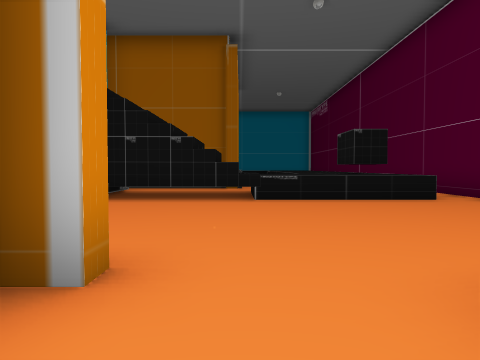
[1] (above)

24 first-person views from a walk through a Unity game level. The camera is 1.5 m above the floor, tilts 2° down and sees 70° across. The floor is counted in squares, 2.4 m on a side. Each view is taken from the middle of a square. On the plan, view 1 faces up. The plan holds only what a view shows up to about 10 squares ahead; the rest is blank. The place goes on beyond the plan. The player is left out. Some animated figures are left out. Some surface patterns are stand-ins.

[2]
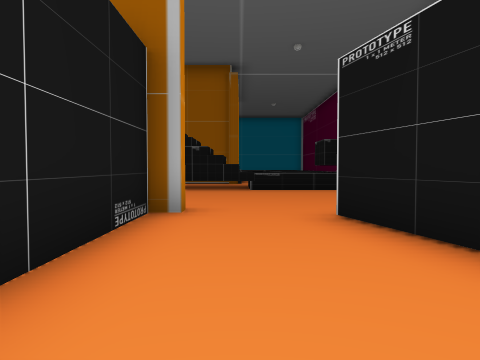

[3]
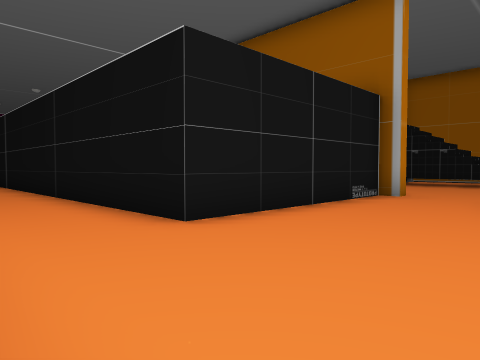

[4]
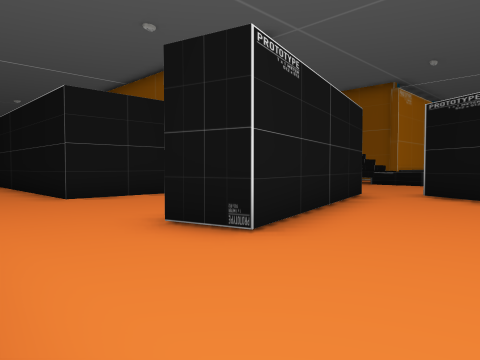

[5]
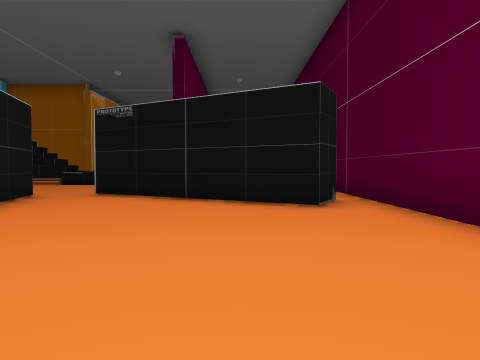

[6]
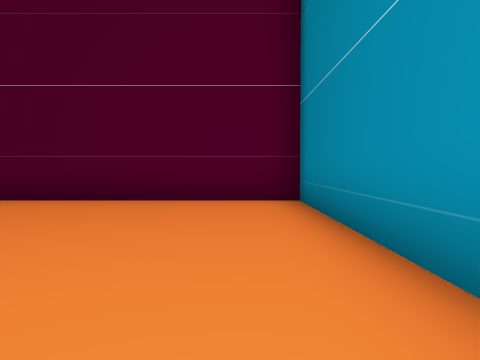

[7]
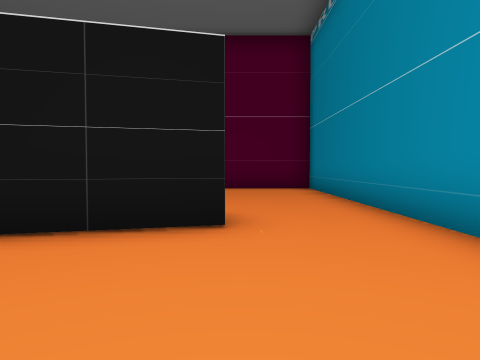

[8]
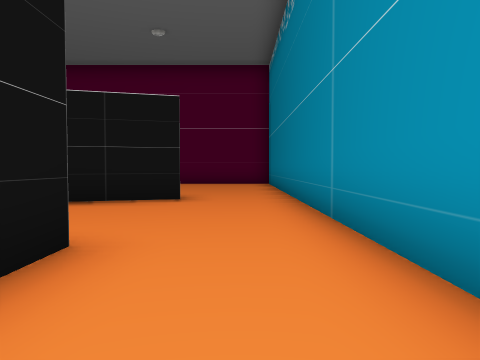

[9]
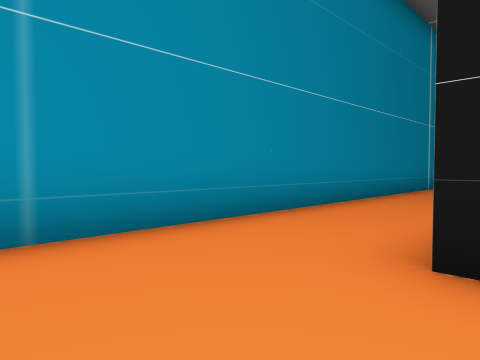

[10]
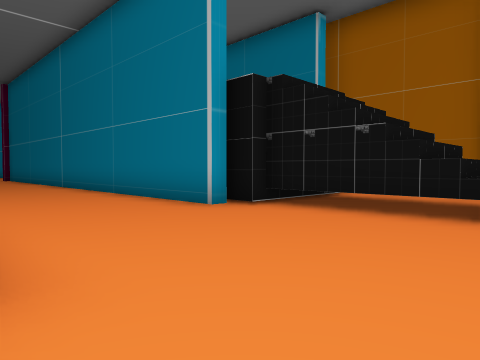

[11]
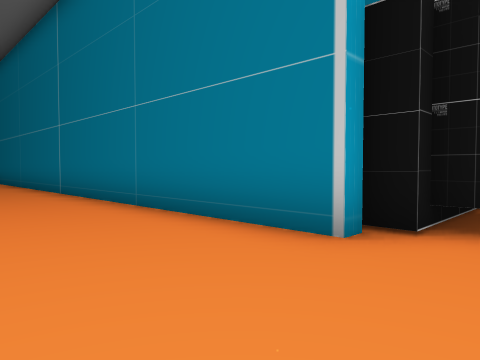

[12]
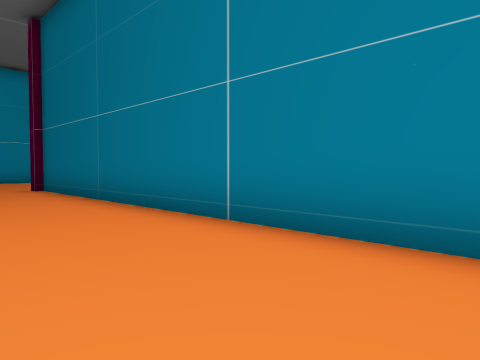

[13]
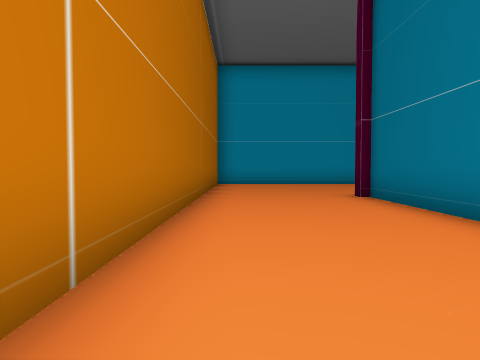

[14]
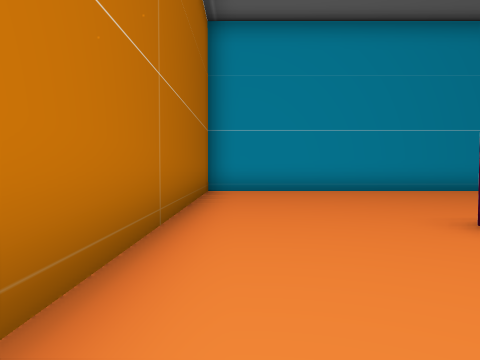

[15]
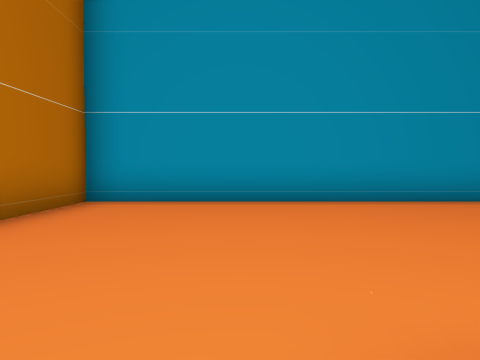

[16]
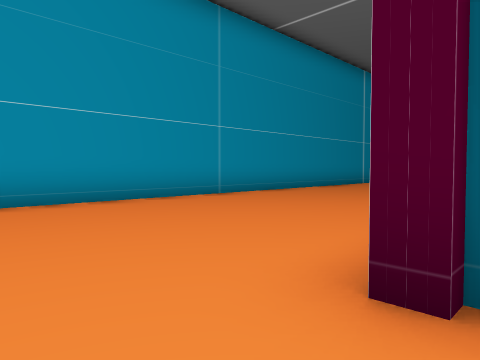

[17]
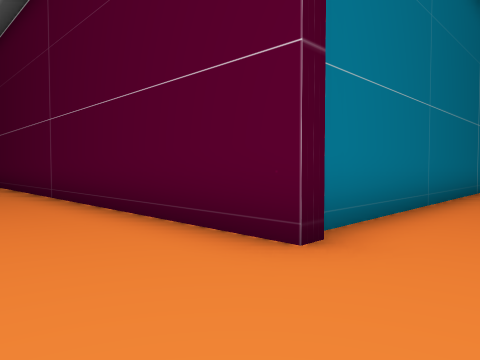

[18]
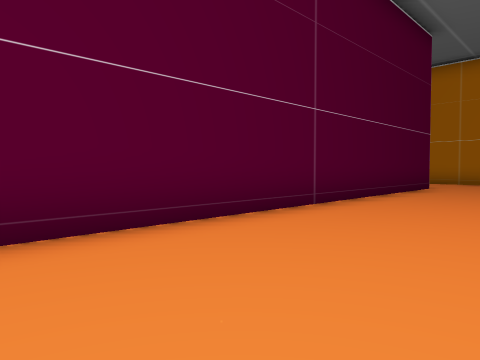

[19]
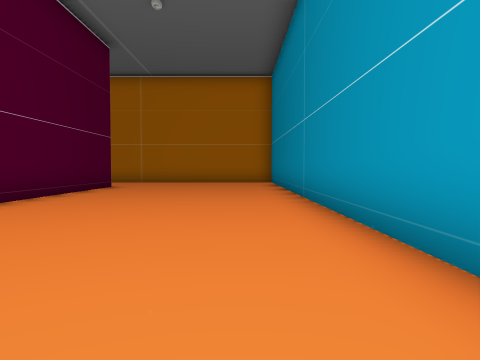

[20]
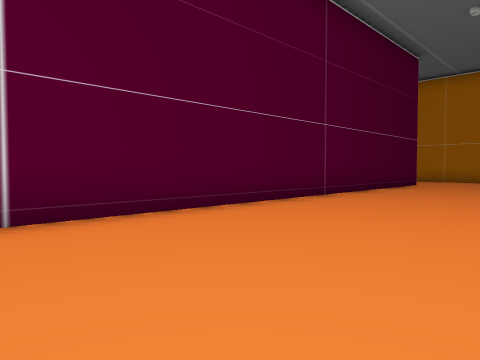

[21]
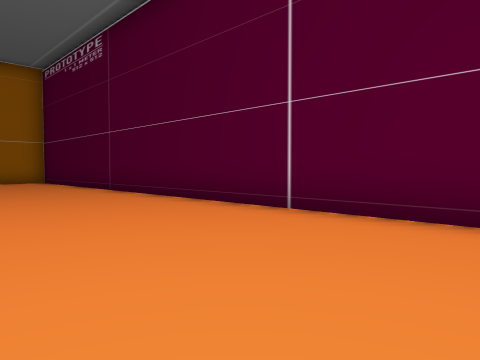

[22]
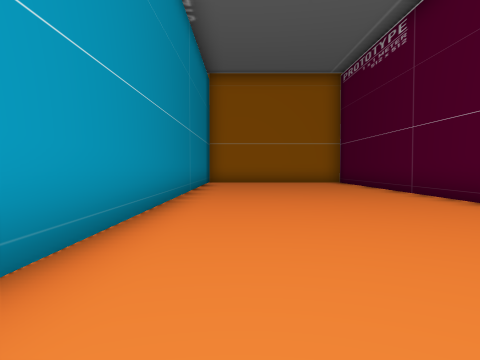

[23]
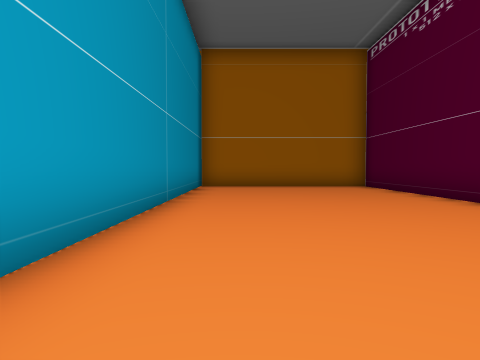

[24]
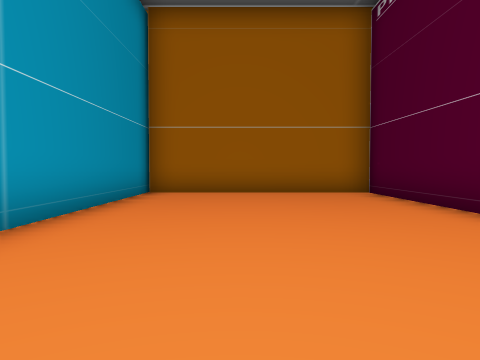

### Floor plan
Points are (right, up) in squares from view 1. A wall is a line through its corners. A room is listed if a view was taken in it or the views show most of it. See-through windows are left out.
Room 1 (views 1, 2, 3, 4, 5, 6, 7, 8, 9)
walls: (-10, -6.1) (9.6, -6.1) (9.6, 1.6); (-0.8, 2.2) (-0.8, 1.8) (-1.3, 1.8) (-1.3, -3.6) (-9.8, -3.6); (2.3, 1.7) (3.7, -3.6) (2.6, -3.8) (1.2, 1.5); (8.9, 0.6) (8.3, -0.5) (3.4, 2.2)
ways out: opening at (1.3, 1.3) to room 2; opening at (9, 0.5)
Room 2 (views 10, 11, 12, 13, 14, 15, 16, 17, 18, 19, 20, 21, 22, 23, 24)
walls: (-24.4, 15.1) (-24.4, 2.1) (-12.1, 2.1); (-18.2, 5.6) (-18.7, 5.6) (-18.7, 30.7) (-24.4, 30.7); (0, 7.9) (0, 6.7); (-24.4, 31) (-24.4, 17.9); (3.9, 6.7) (-3.1, 6.7) (-3.1, 6.4) (-3.5, 6.4) (-3.5, 5.8) (-18.4, 5.8); (5, 7.1) (5, 10)
ways out: opening at (1.3, 1.3) to room 1; opening at (1.5, 9)

Where each view was taken, in squares from view 1:
view 1: 0 up, 0 right, facing up
view 2: 3 down, 0 right, facing up
view 3: 6 down, 2 right, facing up-left
view 4: 6 down, 6 right, facing up-left
view 5: 6 down, 7 right, facing up
view 6: 5 down, 3 right, facing right
view 7: 4 down, 1 left, facing right
view 8: 5 down, 4 left, facing right
view 9: 3 down, 1 right, facing down-left
view 10: 2 up, 1 right, facing up-left
view 11: 3 up, 2 left, facing up-left
view 12: 3 up, 8 left, facing up-left
view 13: 3 up, 11 left, facing left
view 14: 3 up, 15 left, facing left
view 15: 5 up, 18 left, facing left
view 16: 4 up, 18 left, facing up-left
view 17: 4 up, 21 left, facing up-right
view 18: 17 up, 22 left, facing down-right
view 19: 17 up, 23 left, facing down
view 20: 19 up, 23 left, facing down-right
view 21: 15 up, 23 left, facing up-right
view 22: 16 up, 23 left, facing up
view 23: 19 up, 23 left, facing up
view 24: 22 up, 22 left, facing up
